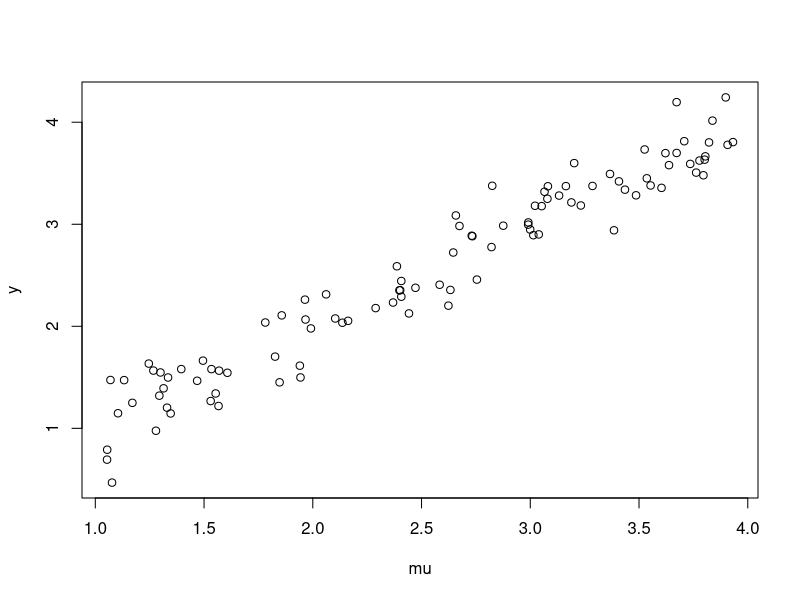
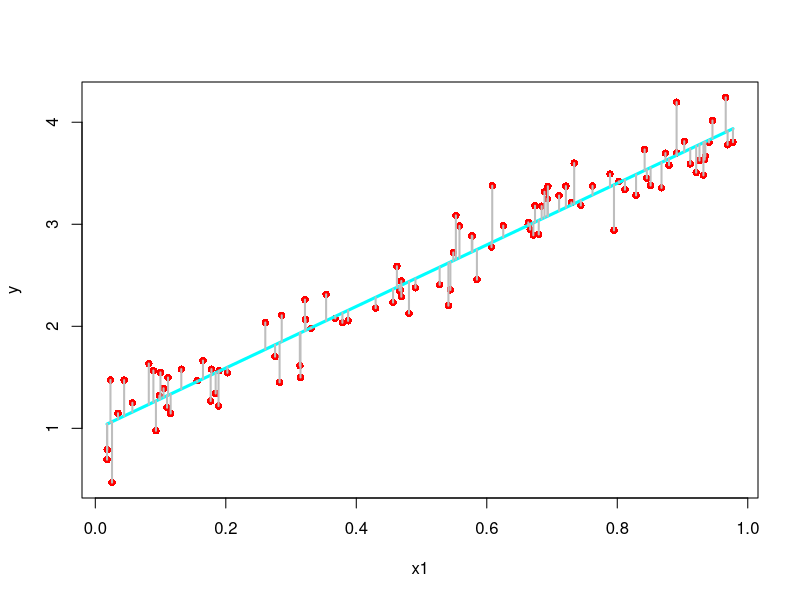

Source code (R) for these figures, in order:
# ADA – Astronomical Data Analysis 
# by Rafael S. de Souza
# Partial example from Bayesian Models for Astrophysical Data 
# by Hilbe, de Souza & Ishida, 2016, Cambridge Univ. Press


# Example of frequentist linear regression in R
# 1 response (y) and 1 explanatory variable (x1)


set.seed(1056)                    # set seed to replicate example
nobs= 100                        # number of obs in model 
x1 <- runif(nobs)                 # random uniform variable
mu <- 1 + 3*x1                    # linear predictor, xb
y <- rnorm(nobs, mu, sd=0.25)     # create y as adjusted random normal variate 

# Visualize data

plot(mu,y)


mod <- lm(y ~ x1)               # Normla Fit of the synthetic data. 
summary(mod) 



ypred <- predict(mod,type="response") # Prediction from the model 

# Plot regression line 
plot(x1,y,pch=16,col="red")
lines(x1,ypred,col='cyan',lwd=3)
# add the residuals
segments(x1,fitted(mod),x1,y,lwd=2,col="gray")